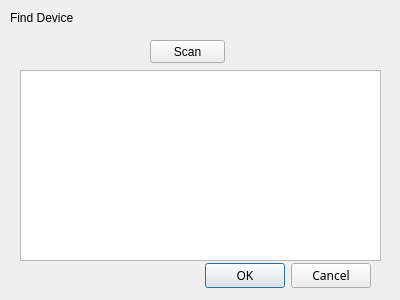
<?xml version="1.0" encoding="UTF-8"?>
<ui version="4.0">
 <class>FindDevice</class>
 <widget class="QDialog" name="FindDevice">
  <property name="geometry">
   <rect>
    <x>0</x>
    <y>0</y>
    <width>400</width>
    <height>300</height>
   </rect>
  </property>
  <property name="windowTitle">
   <string>Dialog</string>
  </property>
  <widget class="QDialogButtonBox" name="buttonBox">
   <property name="geometry">
    <rect>
     <x>30</x>
     <y>260</y>
     <width>341</width>
     <height>32</height>
    </rect>
   </property>
   <property name="font">
    <font>
     <family>Agency FB</family>
    </font>
   </property>
   <property name="orientation">
    <enum>Qt::Horizontal</enum>
   </property>
   <property name="standardButtons">
    <set>QDialogButtonBox::Cancel|QDialogButtonBox::Ok</set>
   </property>
  </widget>
  <widget class="QLabel" name="label">
   <property name="geometry">
    <rect>
     <x>10</x>
     <y>10</y>
     <width>111</width>
     <height>16</height>
    </rect>
   </property>
   <property name="text">
    <string>Find Device</string>
   </property>
  </widget>
  <widget class="QTreeView" name="scan_device_list">
   <property name="geometry">
    <rect>
     <x>20</x>
     <y>70</y>
     <width>361</width>
     <height>191</height>
    </rect>
   </property>
  </widget>
  <widget class="QPushButton" name="scan">
   <property name="geometry">
    <rect>
     <x>150</x>
     <y>40</y>
     <width>75</width>
     <height>23</height>
    </rect>
   </property>
   <property name="text">
    <string>Scan</string>
   </property>
  </widget>
 </widget>
 <resources/>
 <connections>
  <connection>
   <sender>buttonBox</sender>
   <signal>rejected()</signal>
   <receiver>FindDevice</receiver>
   <slot>reject()</slot>
   <hints>
    <hint type="sourcelabel">
     <x>316</x>
     <y>260</y>
    </hint>
    <hint type="destinationlabel">
     <x>286</x>
     <y>274</y>
    </hint>
   </hints>
  </connection>
  <connection>
   <sender>buttonBox</sender>
   <signal>accepted()</signal>
   <receiver>FindDevice</receiver>
   <slot>accept()</slot>
   <hints>
    <hint type="sourcelabel">
     <x>200</x>
     <y>275</y>
    </hint>
    <hint type="destinationlabel">
     <x>199</x>
     <y>149</y>
    </hint>
   </hints>
  </connection>
 </connections>
</ui>
